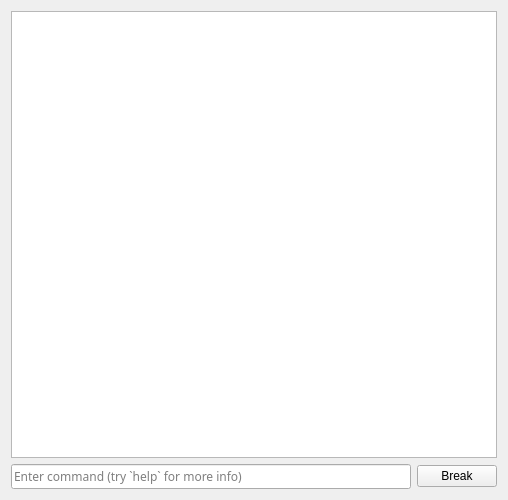
<?xml version="1.0" encoding="UTF-8"?>
<ui version="4.0">
 <class>DebuggerConsole</class>
 <widget class="QWidget" name="DebuggerConsole">
  <property name="geometry">
   <rect>
    <x>0</x>
    <y>0</y>
    <width>508</width>
    <height>500</height>
   </rect>
  </property>
  <property name="windowTitle">
   <string>Debugger</string>
  </property>
  <layout class="QGridLayout" name="gridLayout">
   <item row="1" column="0">
    <widget class="QLineEdit" name="prompt">
     <property name="font">
      <font>
       <family>Source Code Pro</family>
      </font>
     </property>
     <property name="placeholderText">
      <string>Enter command (try `help` for more info)</string>
     </property>
    </widget>
   </item>
   <item row="1" column="1">
    <widget class="QPushButton" name="breakpoint">
     <property name="text">
      <string>Break</string>
     </property>
    </widget>
   </item>
   <item row="0" column="0" colspan="2">
    <widget class="QPlainTextEdit" name="log">
     <property name="font">
      <font>
       <family>Source Code Pro</family>
      </font>
     </property>
     <property name="readOnly">
      <bool>true</bool>
     </property>
    </widget>
   </item>
  </layout>
 </widget>
 <resources/>
 <connections/>
</ui>
